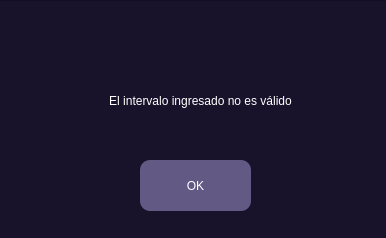
<?xml version="1.0" encoding="UTF-8"?>
<ui version="4.0">
 <class>Dialog</class>
 <widget class="QDialog" name="Dialog">
  <property name="geometry">
   <rect>
    <x>0</x>
    <y>0</y>
    <width>386</width>
    <height>238</height>
   </rect>
  </property>
  <property name="windowTitle">
   <string>Dialog</string>
  </property>
  <widget class="QFrame" name="frame">
   <property name="geometry">
    <rect>
     <x>-30</x>
     <y>0</y>
     <width>1041</width>
     <height>901</height>
    </rect>
   </property>
   <property name="styleSheet">
    <string notr="true">background-color: rgb(24, 18, 43);</string>
   </property>
   <property name="frameShape">
    <enum>QFrame::Shape::StyledPanel</enum>
   </property>
   <property name="frameShadow">
    <enum>QFrame::Shadow::Raised</enum>
   </property>
   <widget class="QLabel" name="label_2">
    <property name="geometry">
     <rect>
      <x>50</x>
      <y>70</y>
      <width>361</width>
      <height>61</height>
     </rect>
    </property>
    <property name="layoutDirection">
     <enum>Qt::LayoutDirection::LeftToRight</enum>
    </property>
    <property name="styleSheet">
     <string notr="true">color: rgb(255, 255, 255);
font: 900 13pt &quot;Segoe UI Black&quot;;</string>
    </property>
    <property name="text">
     <string>El intervalo ingresado no es válido</string>
    </property>
    <property name="alignment">
     <set>Qt::AlignmentFlag::AlignCenter</set>
    </property>
   </widget>
   <widget class="QPushButton" name="matrices_2">
    <property name="geometry">
     <rect>
      <x>170</x>
      <y>160</y>
      <width>111</width>
      <height>51</height>
     </rect>
    </property>
    <property name="styleSheet">
     <string notr="true">QPushButton{
background-color:rgb(99, 89, 133);
font:20pt &quot;Yu Gothic&quot;;
color: rgb(255, 255, 255);
border-radius: 10px;
}
QPushButton:hover {
background-color: #a49bb0;
}
</string>
    </property>
    <property name="text">
     <string>OK</string>
    </property>
    <property name="iconSize">
     <size>
      <width>100</width>
      <height>100</height>
     </size>
    </property>
   </widget>
  </widget>
 </widget>
 <resources>
  <include location="iconos.qrc"/>
 </resources>
 <connections/>
</ui>
